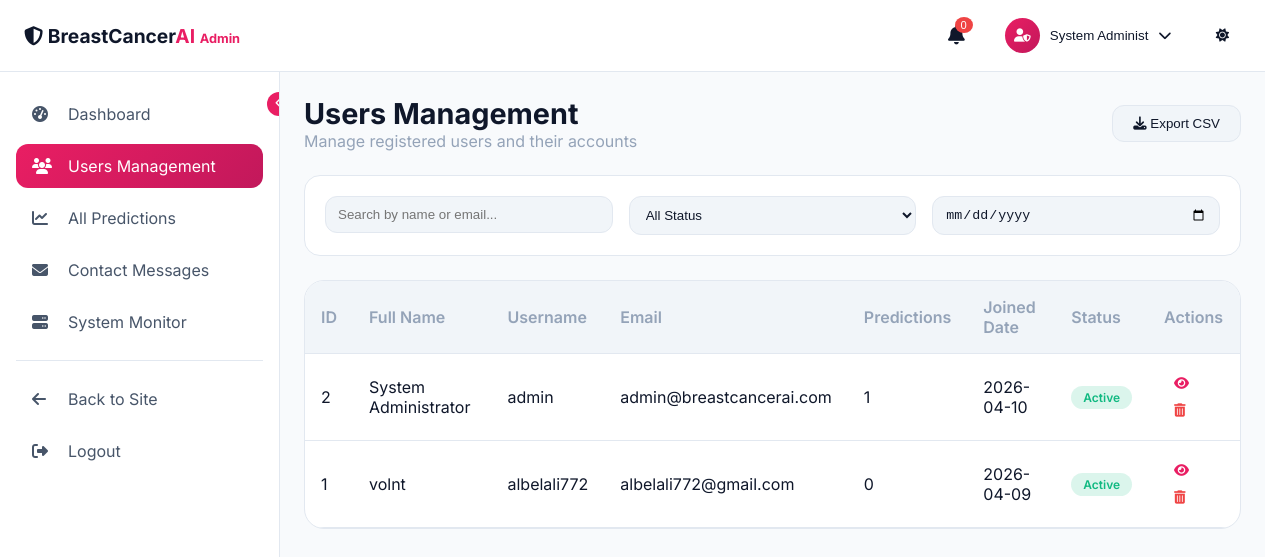
The app's page /admin/users (signed in) with its own data.
### tables this page shows
CREATE TABLE users (
        id INTEGER PRIMARY KEY AUTOINCREMENT,
        fullname TEXT,
        username TEXT UNIQUE,
        email TEXT UNIQUE NOT NULL,
        password TEXT NOT NULL,
        created_at TIMESTAMP DEFAULT CURRENT_TIMESTAMP
    , is_admin INTEGER DEFAULT 0);

### app.py (the view)
@app.route('/admin/users')
@admin_required
def admin_users():
    conn = sqlite3.connect('database/db.sqlite3')
    c = conn.cursor()
    c.execute('''SELECT u.id, u.fullname, u.username, u.email, COUNT(p.id) as pred_count, u.created_at, u.is_admin
                 FROM users u LEFT JOIN predictions p ON u.id = p.user_id
                 GROUP BY u.id ORDER BY u.created_at DESC''')
    users = c.fetchall()
    conn.close()
    return render_template('admin/users.html', users=users)

### app.py (called while the page is built)
def is_admin():
    if 'user_id' not in session:
        return False
    conn = sqlite3.connect('database/db.sqlite3')
    c = conn.cursor()
    c.execute('SELECT is_admin FROM users WHERE id = ?', (session['user_id'],))
    result = c.fetchone()
    conn.close()
    return result and result[0] == 1

def admin_required(f):
    from functools import wraps
    @wraps(f)
    def decorated_function(*args, **kwargs):
        if 'user_id' not in session:
            flash('Please sign in to access this page.', 'warning')
            return redirect(url_for('login'))
        if not is_admin():
            flash('Access denied. Admin privileges required.', 'danger')
            return redirect(url_for('dashboard'))
        return f(*args, **kwargs)
    return decorated_function

### templates/admin/users.html (shortened to what this page needs)
{% extends "admin_base.html" %}
{% block content %}
<div style="margin-bottom: 24px; display: flex; justify-content: space-between; align-items: center; flex-wrap: wrap; gap: 16px;">
    <div>
        <h1 style="font-size: 1.8rem;">Users Management</h1>
        <p style="color: var(--text-muted-light);">Manage registered users and their accounts</p>
    </div>
    <button class="export-btn" onclick="exportUsersToCSV()">
        <i class="fas fa-download"></i> Export CSV
    </button>
</div>
<div class="filters-bar">
    <div class="filter-group">
        <input type="text" id="searchInput" placeholder="Search by name or email..." onkeyup="filterUsers()">
    </div>
    <div class="filter-group">
        <select id="statusFilter" onchange="filterUsers()">
            <option value="all">All Status</option>
        </select>
    </div>
    <div class="filter-group">
        <input type="date" id="dateFilter" onchange="filterUsers()" placeholder="Date joined">
    </div>
</div>
<div class="table-container">
    <table class="data-table" id="usersTable">
        <thead>
            <tr>
                <th>ID</th>
                <th>Full Name</th>
                <th>Username</th>
                <th>Email</th>
                <th>Predictions</th>
                <th>Joined Date</th>
                <th>Status</th>
                <th>Actions</th>
            </tr>
        </thead>
        <tbody id="usersTableBody">
            {% for user in users|default([]) %}
            <tr data-id="{{ user[0] }}" data-name="{{ user[1] }}" data-email="{{ user[3] }}" data-date="{{ user[5][:10] if user[5] else '' }}">
                <td>{{ user[0] }}</td>
                <td>{{ user[1] or 'N/A' }}</td>
                <td>{{ user[2] or 'N/A' }}</td>
                <td>{{ user[3] }}</td>
                <td>{{ user[6]|default(0) }}</td>
                <td>{{ user[5][:10] if user[5] else 'N/A' }}</td>
                <td><span class="status-badge status-active">Active</span></td>
                <td>
                    <button class="action-btn view" onclick="viewUser({{ user[0] }})" title="View Details">
                        <i class="fas fa-eye"></i>
                    </button>
                    <button class="action-btn delete" onclick="deleteUser({{ user[0] }})" title="Delete User">
                        <i class="fas fa-trash-alt"></i>
                    </button>
                </td>
            </tr>
            {% endfor %}
        </tbody>
    </table>
</div>
{% endblock %}

### static/css/style.css (style rules this page uses)
:root { --primary-pink: #e91e63; --primary-pink-dark: #c2185b; --primary-pink-light: #f48fb1; --secondary-blue: #6366f1; --secondary-purple: #8b5cf6; --accent-cyan: #06b6d4; --bg-light: #f8fafc; --surface-light: #ffffff; --surface-alt-light: #f1f5f9; --text-light: #0f172a; --text-secondary-light: #475569; --text-muted-light: #94a3b8; --border-light: #e2e8f0; --gradient-pink: linear-gradient(135deg, #e91e63, #c2185b); --gradient-mixed: linear-gradient(135deg, #e91e63, #8b5cf6, #6366f1); --gradient-card: linear-gradient(135deg, rgba(233, 30, 99, 0.08), rgba(99, 102, 241, 0.05)); --shadow-sm: 0 1px 2px 0 rgb(0 0 0 / 0.05); --shadow-md: 0 4px 6px -1px rgb(0 0 0 / 0.1); --shadow-lg: 0 10px 15px -3px rgb(0 0 0 / 0.1); --shadow-xl: 0 20px 25px -5px rgb(0 0 0 / 0.1); --glow-pink: 0 0 20px rgba(233, 30, 99, 0.3); }
* { margin: 0; padding: 0; box-sizing: border-box; }
body { font-family: 'Inter', sans-serif; background-color: var(--bg-light); color: var(--text-light); transition: background-color 0.3s ease, color 0.3s ease; overflow-x: hidden; }

### templates/admin_base.html (style rules this page uses)
* { margin: 0; padding: 0; box-sizing: border-box; }
body { font-family: 'Inter', sans-serif; background: var(--bg-light); color: var(--text-light); overflow-x: hidden; }

### templates/admin/users.html (style rules this page uses)
.filters-bar { background: var(--surface-light); border-radius: 16px; padding: 20px; margin-bottom: 24px; border: 1px solid var(--border-light); display: flex; gap: 16px; flex-wrap: wrap; }
.filter-group { flex: 1; min-width: 150px; }
.filter-group input, .filter-group select { width: 100%; padding: 10px 12px; background: var(--surface-alt-light); border: 1px solid var(--border-light); border-radius: 12px; color: var(--text-light); outline: none; }
.table-container { background: var(--surface-light); border-radius: 20px; border: 1px solid var(--border-light); overflow: hidden; }
.data-table { width: 100%; border-collapse: collapse; }
.data-table th, .data-table td { padding: 16px; text-align: left; border-bottom: 1px solid var(--border-light); }
.data-table th { background: var(--surface-alt-light); color: var(--text-muted-light); font-weight: 600; }
.status-badge { display: inline-block; padding: 4px 12px; border-radius: 50px; font-size: 0.75rem; font-weight: 600; }
.status-active { background: rgba(16, 185, 129, 0.15); color: #10b981; }
.action-btn { background: none; border: none; cursor: pointer; padding: 6px 10px; border-radius: 8px; transition: all 0.3s ease; }
.action-btn.view { color: var(--primary-pink); }
.action-btn.delete { color: #ef4444; }
.export-btn { padding: 10px 20px; background: var(--surface-alt-light); border: 1px solid var(--border-light); border-radius: 12px; color: var(--text-light); cursor: pointer; transition: all 0.3s ease; }

### records on screen
users: id "2", fullname "System Administrator", username "admin", email "admin@breastcancerai.com", is_admin "1", created_at "2026-04-10"
users: id "1", fullname "volnt", username "albelali772", email "albelali772@gmail.com", is_admin "0", created_at "2026-04-09"

### other values on screen
{{ session.username[:15] }} "System Administ"
